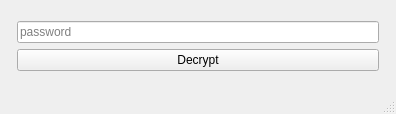
<?xml version="1.0" encoding="UTF-8"?>
<ui version="4.0">
 <class>MainWindow</class>
 <widget class="QMainWindow" name="MainWindow">
  <property name="geometry">
   <rect>
    <x>0</x>
    <y>0</y>
    <width>396</width>
    <height>114</height>
   </rect>
  </property>
  <property name="windowTitle">
   <string>MainWindow</string>
  </property>
  <widget class="QWidget" name="centralwidget">
   <layout class="QGridLayout" name="gridLayout">
    <item row="0" column="0">
     <layout class="QVBoxLayout" name="verticalLayout">
      <property name="leftMargin">
       <number>8</number>
      </property>
      <property name="topMargin">
       <number>8</number>
      </property>
      <property name="rightMargin">
       <number>8</number>
      </property>
      <property name="bottomMargin">
       <number>8</number>
      </property>
      <item>
       <widget class="QLineEdit" name="password_line_edit">
        <property name="echoMode">
         <enum>QLineEdit::Password</enum>
        </property>
        <property name="placeholderText">
         <string>password</string>
        </property>
       </widget>
      </item>
      <item>
       <widget class="QPushButton" name="decrypt_button">
        <property name="text">
         <string>Decrypt</string>
        </property>
       </widget>
      </item>
     </layout>
    </item>
   </layout>
  </widget>
  <widget class="QStatusBar" name="statusbar"/>
 </widget>
 <resources/>
 <connections/>
</ui>
